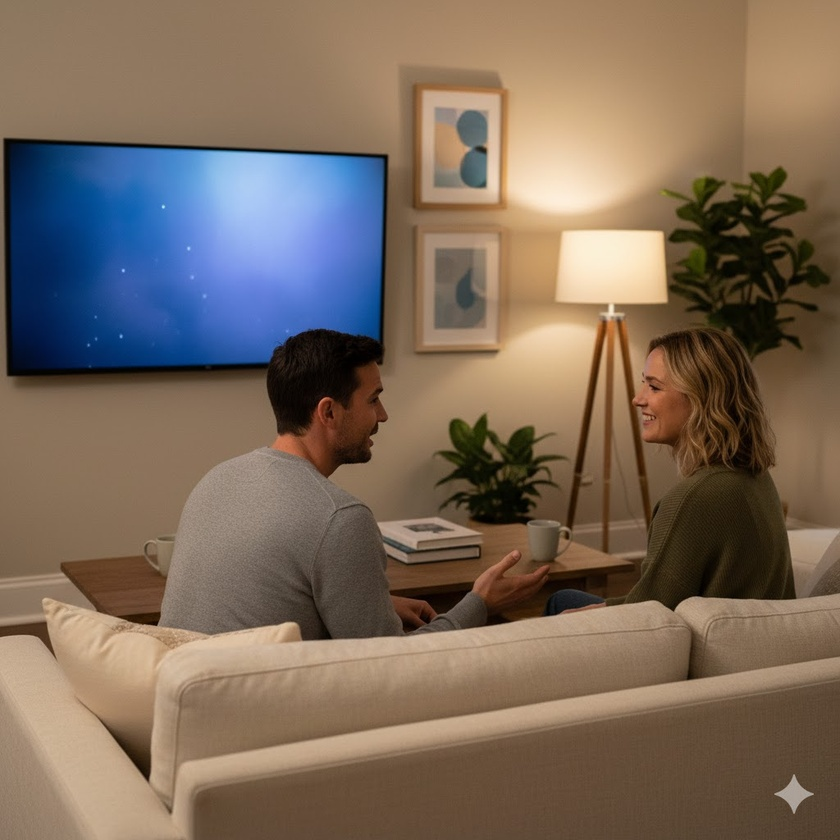
#> input picture examples/living_room.jpg, 840 x 840 px, shrunk from 1024 x 1024 before the run, found by its file name
$ python advanced_screen_detector.py
#> lines starting #> are read from the running program, lines starting #| are printed output that depends on the picture; after the words box and inside, x2 and y2 are one past the last pixel; in counts of white or black regions, pixels touching at a corner belong together
#> in test_advanced_detector, image is the input picture: shape (840, 840, 3); mean B, G, R 91.7, 106.5, 123.5
#| Loaded image: 840x840
"""
Advanced screen detection and perspective-aware ad placement.

Uses edge detection, depth estimation, and perspective transforms to
accurately place ads on TV screens and other surfaces.
"""

import cv2
import numpy as np
from typing import List, Tuple, Optional, Dict
from dataclasses import dataclass


@dataclass
class ScreenSurface:
    """Detected screen surface with 3D information."""
    corners: np.ndarray  # 4 corner points in order: TL, TR, BR, BL
    confidence: float
    depth_map: Optional[np.ndarray] = None
    mask: Optional[np.ndarray] = None


class AdvancedScreenDetector:
    """Advanced screen detection using edge detection and depth."""

    def __init__(self, verbose: bool = False):
        """Initialize detector."""
        self.verbose = verbose

        if self.verbose:
            print("✓ Advanced screen detector initialized")
            print("  Using: Canny edges + Hough lines + depth estimation")

    def detect_screen(self, image: np.ndarray) -> Optional[ScreenSurface]:
        """
        Detect TV/monitor screen with precise boundaries.

        Args:
            image: Input image (H, W, 3) BGR

        Returns:
            ScreenSurface with corners and mask, or None if not found
        """
        H, W = image.shape[:2]
#> H = 840; W = 840

        if self.verbose:
            print(f"\nDetecting screen in {W}x{H} image...")
#> (printed output is left out)

        # Step 1: Find screen region using color and brightness
        screen_mask = self._detect_screen_region(image)
        cv2.imwrite('outputs/debug_screen_mask.jpg', screen_mask)

        # Step 2: Refine with edge detection
        edges = self._detect_edges(image)
        cv2.imwrite('outputs/debug_edges.jpg', edges)

        # Step 3: Find rectangular contours
        screen_corners = self._find_screen_corners(edges, screen_mask, (H, W))

        if screen_corners is None:
            if self.verbose:
                print("  ✗ Could not find screen corners")
            return None

        # Step 4: Create precise mask
        screen_exact_mask = self._create_screen_mask(screen_corners, (H, W))

        # Step 5: Estimate depth
        depth_map = self._estimate_depth(image)

        # Step 6: Refine mask using depth (screen is further back than people)
        screen_final_mask = self._refine_with_depth(screen_exact_mask, depth_map, image)

        confidence = self._calculate_confidence(screen_corners, screen_final_mask)

        if self.verbose:
            print(f"  ✓ Screen detected with {confidence:.1%} confidence")
            print(f"    Corners: {screen_corners.reshape(-1, 2).tolist()}")

        return ScreenSurface(
            corners=screen_corners,
            confidence=confidence,
            depth_map=depth_map,
            mask=screen_final_mask
        )

    def _detect_screen_region(self, image: np.ndarray) -> np.ndarray:
        """Detect screen region using color/brightness."""
        hsv = cv2.cvtColor(image, cv2.COLOR_BGR2HSV)
#> hsv: shape (840, 840, 3); mean H, S, V 26.1, 115.6, 135.9
        h, s, v = cv2.split(hsv)
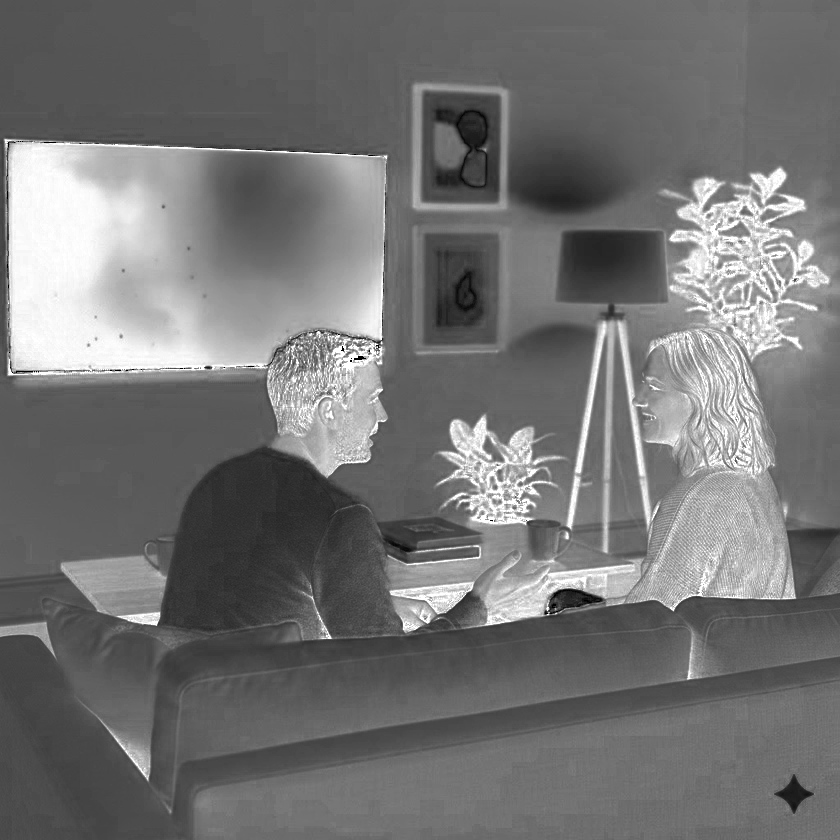
#> s: shape (840, 840); min 0, max 255, mean 115.6
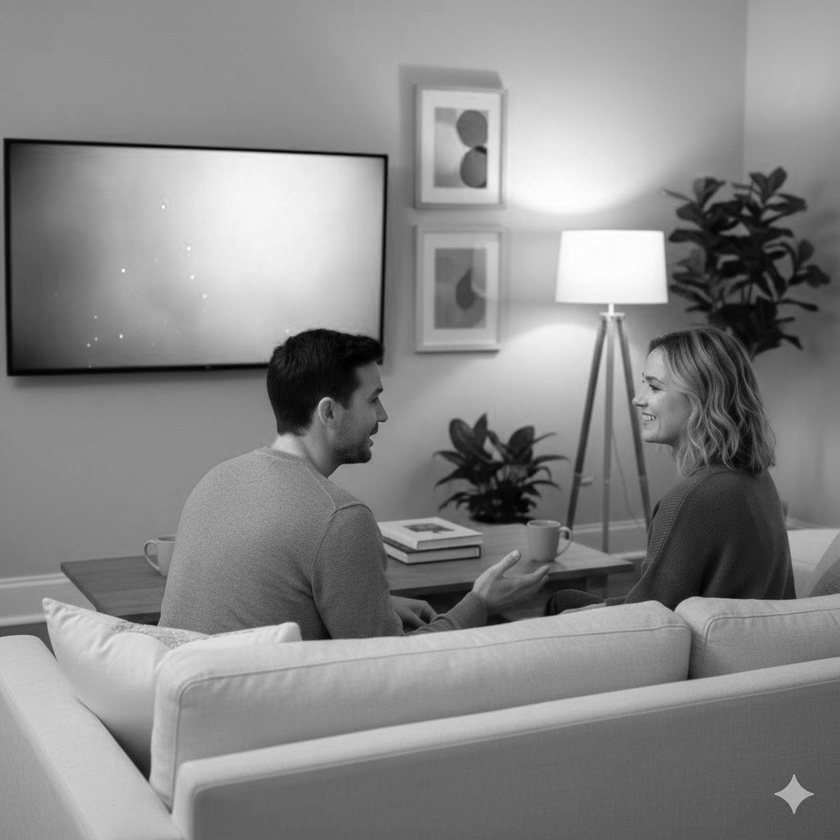
#> v: shape (840, 840); min 0, max 255, mean 135.9

        # Screens are typically bright and blue-ish (relaxed thresholds)
        blue_mask = cv2.inRange(hsv, np.array([80, 20, 80]), np.array([150, 255, 255]))
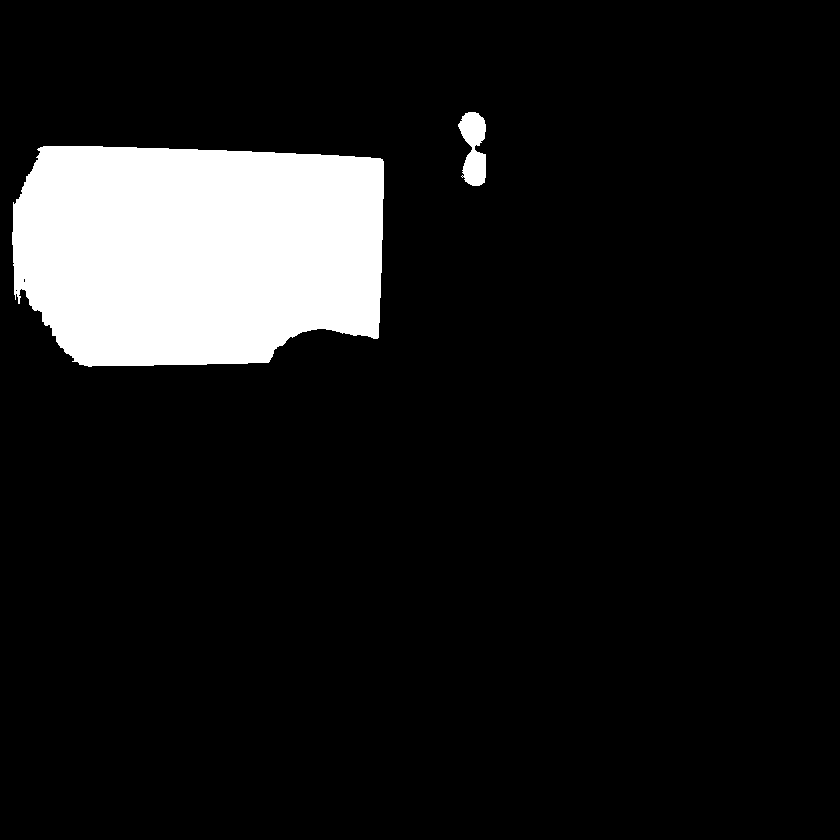
#> blue_mask: shape (840, 840); 10.5% white; 2 white regions, box (x1, y1, x2, y2) and area: (12, 146, 384, 367) 72475, (458, 112, 486, 186) 1414
        bright_mask = cv2.threshold(v, 120, 255, cv2.THRESH_BINARY)[1]
#> bright_mask: shape (840, 840); 64.3% white; 392 black regions (362 under 20 px), largest, box (x1, y1, x2, y2) and area: (196, 166, 840, 641) 120956, (193, 676, 840, 840) 66963, (0, 85, 446, 481) 45703

        # Also detect high saturation blue regions
        blue_sat = cv2.inRange(hsv, np.array([90, 100, 50]), np.array([130, 255, 255]))
#> blue_sat: shape (840, 840); 9.9% white; 1 white region, box (x1, y1, x2, y2) and area: (11, 144, 385, 368) 69990

        # Combine all masks
        screen_mask = cv2.bitwise_or(blue_mask, bright_mask)
#> screen_mask: shape (840, 840); 66.2% white; 394 black regions (362 under 20 px), largest, box (x1, y1, x2, y2) and area: (196, 166, 840, 641) 120956, (193, 676, 840, 840) 66963, (0, 85, 446, 481) 33349
        screen_mask = cv2.bitwise_or(screen_mask, blue_sat)
#> screen_mask: shape (840, 840); 66.8% white; 392 black regions (360 under 20 px), largest, box (x1, y1, x2, y2) and area: (196, 166, 840, 641) 120956, (193, 676, 840, 840) 66963, (0, 85, 446, 481) 29426

        # Morphology to clean up
        kernel = cv2.getStructuringElement(cv2.MORPH_RECT, (20, 20))
        screen_mask = cv2.morphologyEx(screen_mask, cv2.MORPH_CLOSE, kernel, iterations=2)
#> screen_mask: shape (840, 840); 76.4% white; 5 black regions, box (x1, y1, x2, y2) and area: (407, 187, 840, 602) 69205, (195, 686, 840, 840) 65095, (256, 523, 474, 641) 18828, (271, 335, 380, 438) 9524, (89, 560, 163, 621) 4134
        screen_mask = cv2.morphologyEx(screen_mask, cv2.MORPH_OPEN, kernel)
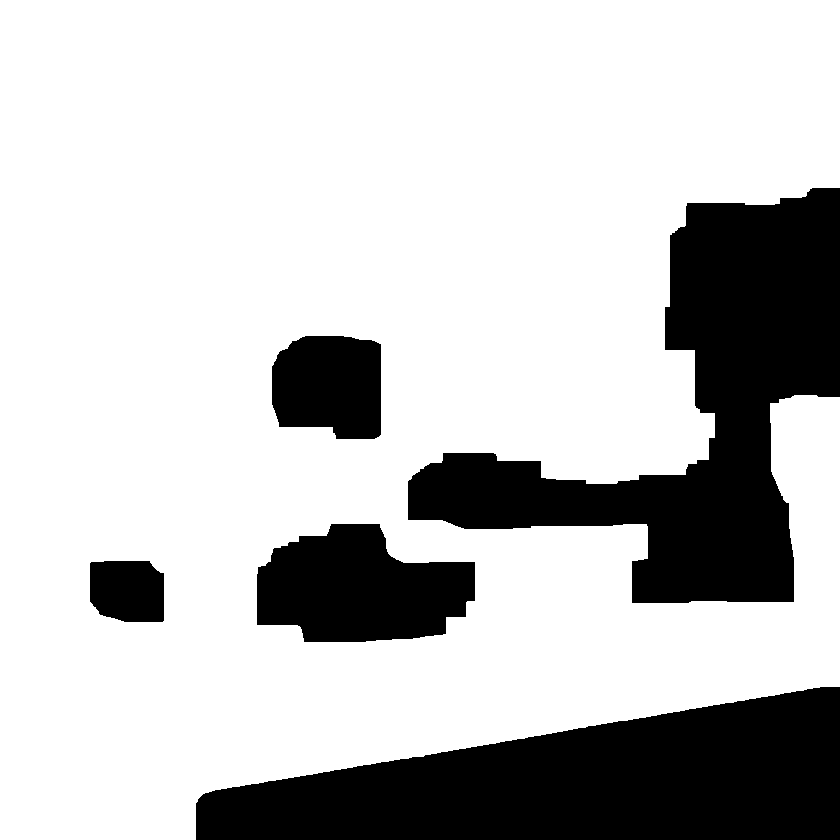
#> screen_mask: shape (840, 840); 76.3% white; 5 black regions, box (x1, y1, x2, y2) and area: (408, 188, 840, 603) 69474, (196, 687, 840, 840) 64866, (257, 524, 475, 642) 18848, (272, 336, 381, 439) 9860, (90, 561, 164, 622) 4134

        if self.verbose:
            screen_pixels = np.sum(screen_mask > 0)
#> screen_pixels = 538418
            total_pixels = screen_mask.shape[0] * screen_mask.shape[1]
#> total_pixels = 705600
            print(f"  Screen region: {screen_pixels} pixels ({100*screen_pixels/total_pixels:.1f}%)")
#|   Screen region: 538418 pixels (76.3%)

        return screen_mask

    def _detect_edges(self, image: np.ndarray) -> np.ndarray:
        """Detect edges using Canny."""
        gray = cv2.cvtColor(image, cv2.COLOR_BGR2GRAY)
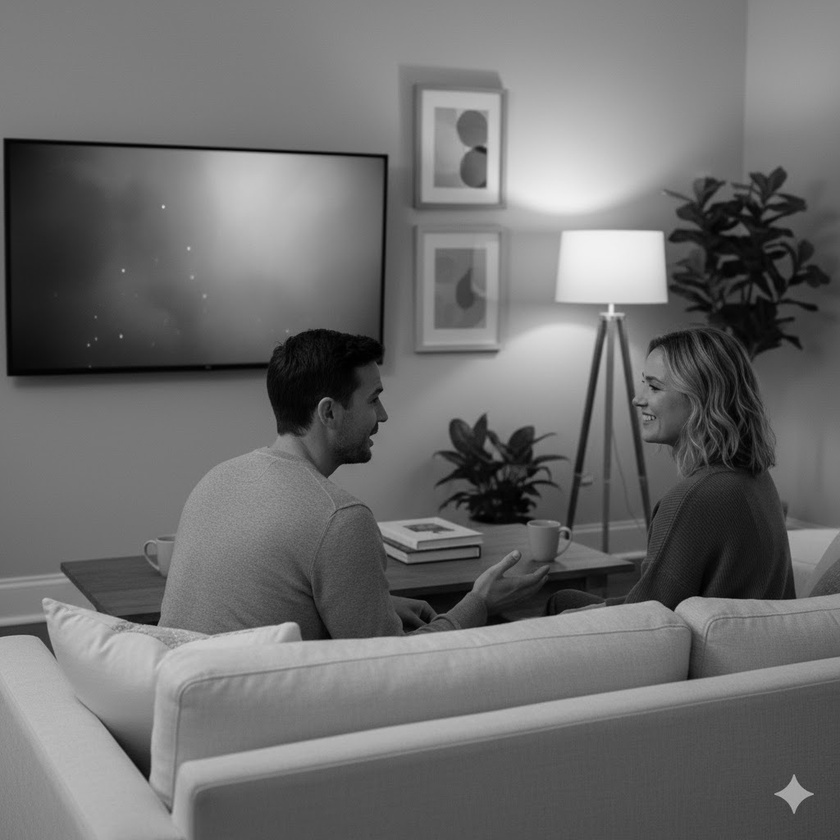
#> gray: shape (840, 840); min 0, max 242, mean 109.8

        # Blur to reduce noise
        blurred = cv2.GaussianBlur(gray, (5, 5), 0)

        # Canny edge detection
        edges = cv2.Canny(blurred, 50, 150, apertureSize=3)
#> edges: shape (840, 840); 2% white in thin lines or dots, all inside (x1, y1, x2, y2) = (0, 90, 840, 815)

        # Dilate to connect nearby edges
        kernel = np.ones((3, 3), np.uint8)
        edges = cv2.dilate(edges, kernel, iterations=1)
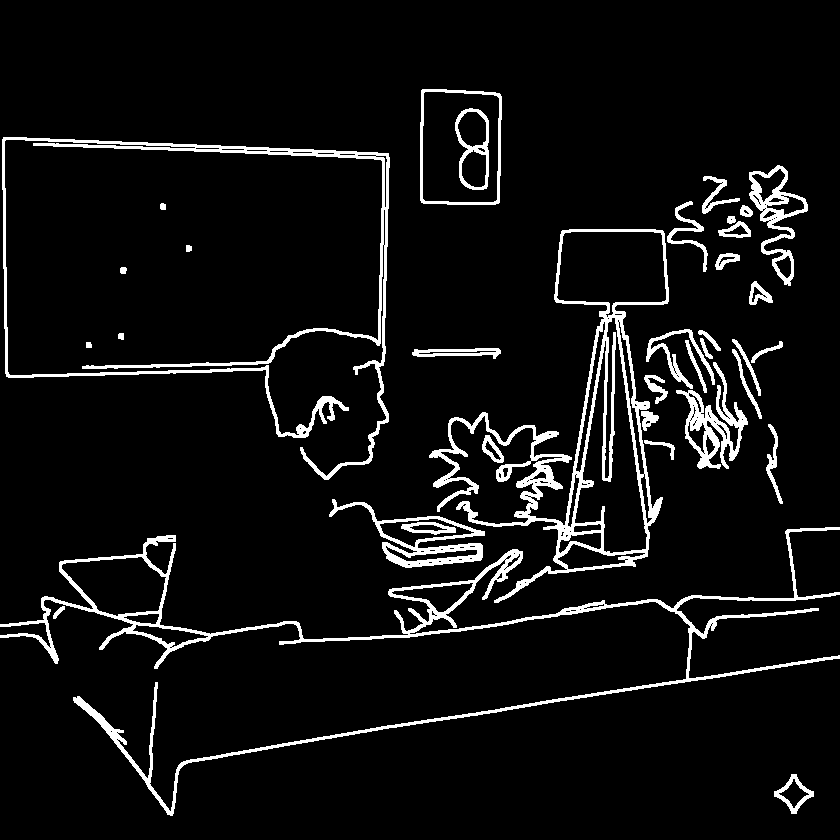
#> edges: shape (840, 840); 6.5% white; 36 white regions

        return edges

    def _find_screen_corners(self, edges: np.ndarray, screen_mask: np.ndarray,
                            image_shape: Tuple[int, int]) -> Optional[np.ndarray]:
        """Find the 4 corners of the screen using edges and mask."""
#> called with image_shape = (840, 840)
        H, W = image_shape

        # Find contours in the screen mask
        contours, _ = cv2.findContours(screen_mask, cv2.RETR_EXTERNAL, cv2.CHAIN_APPROX_SIMPLE)
#> contours = 1 contour; box (x1, y1, x2, y2) and area: (0, 0, 840, 840) 568923

        if not contours:
            return None

        # Filter contours by size and aspect ratio (screens are rectangular)
        valid_contours = []
        for cnt in contours:
            area = cv2.contourArea(cnt)

            # Size filter: 3-40% of image
            if area < H * W * 0.03 or area > H * W * 0.4:
                continue

            # Aspect ratio filter
            x, y, w, h = cv2.boundingRect(cnt)
            aspect = w / h if h > 0 else 0

            # Typical screen ratios: 16:9 (1.78), 4:3 (1.33), 21:9 (2.33)
            if not (1.2 < aspect < 2.5):
                continue

            # Rectangularity filter
            hull_area = cv2.contourArea(cv2.convexHull(cnt))
            rectangularity = area / hull_area if hull_area > 0 else 0
            if rectangularity < 0.75:
                continue

            valid_contours.append((cnt, area, aspect, rectangularity))
#> this loop made 1 pass
#> area on pass 1: 568923
#> after the loop, valid_contours = []

        if not valid_contours:
            if self.verbose:
                print(f"  No valid screen contours found (checked {len(contours)} total)")
#|   No valid screen contours found (checked 1 total)
            return None

        # Get best contour (highest rectangularity * area)
        best_contour = max(valid_contours, key=lambda x: x[3] * (x[1] / (H * W)))
        largest_contour = best_contour[0]
        area = best_contour[1]

        if self.verbose:
            print(f"  Selected contour: area={100*area/(H*W):.1f}%, aspect={best_contour[2]:.2f}, rect={best_contour[3]:.2f}")

        # Approximate to polygon
        epsilon = 0.02 * cv2.arcLength(largest_contour, True)
        approx = cv2.approxPolyDP(largest_contour, epsilon, True)

        # If not 4 corners, use bounding rect
        if len(approx) != 4:
            x, y, w, h = cv2.boundingRect(largest_contour)
            corners = np.array([
                [[x, y]],
                [[x + w, y]],
                [[x + w, y + h]],
                [[x, y + h]]
            ], dtype=np.float32)
        else:
            corners = approx.astype(np.float32)

        # Order corners: TL, TR, BR, BL
        corners = self._order_corners(corners.reshape(-1, 2))

        return corners

    # [161 lines left out: functions _order_corners, _create_screen_mask, _estimate_depth, _refine_with_depth, _calculate_confidence, apply_ad_to_screen, not called in this run]


def test_advanced_detector():
    """Test advanced screen detection on living room image."""
    import os

    # Load image
    image_path = 'image.png'
    if not os.path.exists(image_path):
        image_path = 'examples/living_room.jpg'

    image = cv2.imread(image_path)
    if image is None:
        print("Error: Could not load image")
        return

    print(f"Loaded image: {image.shape[1]}x{image.shape[0]}")

    # Detect screen
    detector = AdvancedScreenDetector(verbose=True)
    surface = detector.detect_screen(image)

    if surface is None:
        print("\n✗ No screen detected")
        return

    print(f"\n✓ Screen detected successfully!")
    print(f"  Confidence: {surface.confidence:.1%}")
    print(f"  Corners: {surface.corners.reshape(-1, 2).tolist()}")

    # Visualize detection
    vis = image.copy()

    # Draw corners
    corners_int = surface.corners.reshape(-1, 2).astype(np.int32)
    cv2.polylines(vis, [corners_int], True, (0, 255, 0), 3)

    # Draw corner points
    for i, (x, y) in enumerate(corners_int):
        cv2.circle(vis, (int(x), int(y)), 8, (0, 0, 255), -1)
        cv2.putText(vis, str(i), (int(x)+15, int(y)+15),
                   cv2.FONT_HERSHEY_SIMPLEX, 0.7, (255, 255, 255), 2)

    # Save visualization
    cv2.imwrite('outputs/screen_detection_advanced.jpg', vis)
    print("\n✓ Detection visualization saved to outputs/screen_detection_advanced.jpg")

    # Save mask
    cv2.imwrite('outputs/screen_mask_refined.jpg', surface.mask)
    print("✓ Refined mask saved to outputs/screen_mask_refined.jpg")

    # Save depth map
    depth_vis = (surface.depth_map * 255).astype(np.uint8)
    depth_colored = cv2.applyColorMap(depth_vis, cv2.COLORMAP_JET)
    cv2.imwrite('outputs/depth_map.jpg', depth_colored)
    print("✓ Depth map saved to outputs/depth_map.jpg")

    return surface


if __name__ == "__main__":
    test_advanced_detector()
